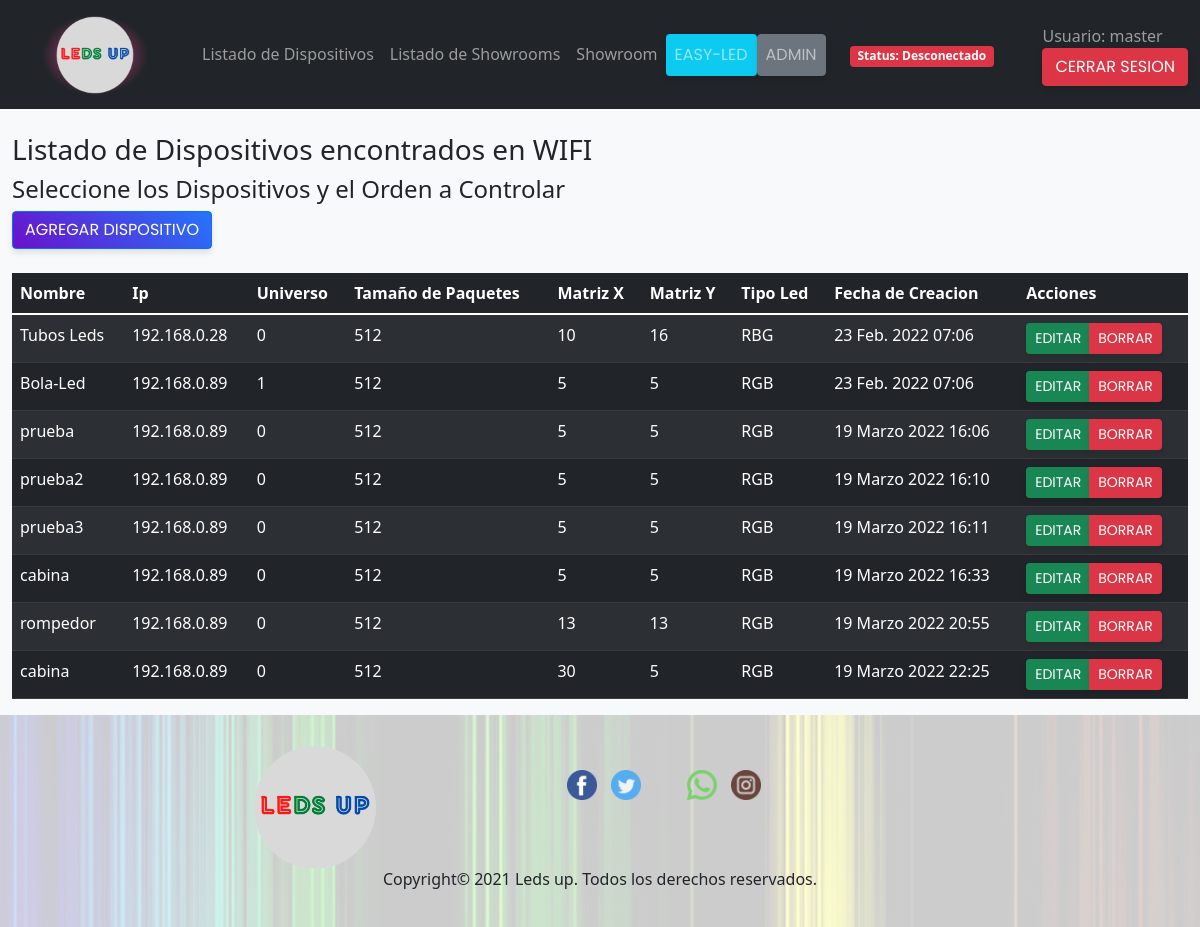
Screenshot of /ledsup/lista_dispositivos/ (signed in) with the database file from the repository.
### ledsup/models.py (models this page shows, shortened)
class Dispositivo(models.Model):
    TIPO_LED = [
        ('RGB', 'RGB'),
        ('RBG', 'RBG'),
        ('BRG', 'BRG'),
        ('BGR', 'BGR'),
        ('GRB', 'GRB'),
        ('GBR', 'GBR')
    ]
    usuario = models.ForeignKey(User, on_delete=models.CASCADE)
    nombre_dispositivo = models.CharField(max_length=100)
    numero_ip = models.CharField(max_length=15)
    universo = models.PositiveSmallIntegerField(default=0)
    tamano_paquetes = models.PositiveSmallIntegerField(default=512)
    matriz_x = models.PositiveSmallIntegerField(default=5, validators=[MinValueValidator(5), MaxValueValidator(34)])
    matriz_y = models.PositiveSmallIntegerField(default=5, validators=[MinValueValidator(5), MaxValueValidator(34)])
    fecha_creacion = models.DateTimeField('Fecha de creacion', default=timezone.now)
    patch = models.TextField(max_length=600, default='Sin patch')
    tipo_led = models.CharField(choices=TIPO_LED, max_length=5, default='RGB')

### ledsup/views.py (the view)
# urls.py: path('lista_dispositivos/', views.ListDispositivosPage.as_view(), name='lista_dispositivos'),
class ListDispositivosPage(LoginRequiredMixin, generic.ListView):
    template_name = 'ledsup/lista_dispositivos.html'
    context_object_name = 'listadoDispositivos'
    def get_queryset(self):
        return Dispositivo.objects.get_queryset().filter(
            usuario__email__exact=self.request.user.email)

### web/context_processors.py (called while the page is built)
def get_current_year_to_context(request):
    current_datetime = datetime.datetime.now()
    return {
        'current_year': current_datetime.year
    }

### ledsup/templates/ledsup/lista_dispositivos.html (shortened to what this page needs)
{% extends "ledsup/base_generic.html" %}
{% block content %}
    <div class="container-fluid bg-light">
        {% if user.is_authenticated %}
            <br>
            <h3>Listado de Dispositivos encontrados en WIFI</h3>
            <h4>Seleccione los Dispositivos y el Orden a Controlar</h4>
            <div class="justify-content-end">
                <a class="btn btn-primary" href=" {% url 'ledsup:crear_dispositivo' %}">Agregar Dispositivo </a>
            </div>
            <br>
        {% endif %}
        <div class="table-responsive">
            <table class="table table-dark table-striped">
                <thead>
                <tr>
                    <th scope="col">Nombre</th>
                    <th scope="col">Ip</th>
                    <th scope="col">Universo</th>
                    <th scope="col">Tamaño de Paquetes</th>
                    <th scope="col">Matriz X</th>
                    <th scope="col">Matriz Y</th>
                    <th scope="col">Tipo Led</th>
                    <th scope="col">Fecha de Creacion</th>
                    <th scope="col">Acciones</th>
                </tr>
                </thead>
                <tbody>
                {% for dispositivo in listadoDispositivos %}
                    <tr>
                        <td>{{ dispositivo.nombre_dispositivo }}</td>
                        <td>{{ dispositivo.numero_ip }}</td>
                        <td>{{ dispositivo.universo }}</td>
                        <td>{{ dispositivo.tamano_paquetes }}</td>
                        <td>{{ dispositivo.matriz_x }}</td>
                        <td>{{ dispositivo.matriz_y }}</td>
                        <td>{{ dispositivo.tipo_led }}</td>
                        <td>{{ dispositivo.fecha_creacion }}</td>
                        <td>
                            <div class="btn-group">
                                <a class="btn btn-success btn-sm"
                                   href="{% url 'ledsup:editar_dispositivo' dispositivo.id %}">Editar</a>
                                <a class="btn btn-danger btn-sm"
                                   href="{% url 'ledsup:eliminar_dispositivo' dispositivo.id %}">Borrar</a>
                            </div>
                        </td>
                    </tr>
                {% endfor %}
                </tbody>
            </table>
        </div>
    </div>
{% endblock %}

### ledsup/templates/ledsup/partials/header.html (shortened to what this page needs)
{% load static %}
<header class="site-header sticky-top">
    <nav class="navbar justify-content-between navbar-expand-lg navbar-dark bg-dark">
        <div class="container-fluid">
            <a class="navbar-brand" href="#">
                <img src="{% static 'ledsup/imagenes/iconos/logo.png' %}" id="imagenLogo" alt="logo"
                     class="logo d-inline-block align-text-top"/>
            </a>
            <div class="collapse navbar-collapse" id="navbarScroll">
                <ul class="navbar-nav mr-auto">
                    <li class="nav-item">
                        <a class="nav-link" href="{% url 'ledsup:lista_dispositivos' %}">
                            Listado de Dispositivos
                        </a>
                    </li>
                    <li class="nav-item">
                        <a class="nav-link" href="{% url 'ledsup:lista_showroom' %}">
                            Listado de Showrooms
                        </a>
                    </li>
                    <li class="nav-item">
                        <a class="nav-link" href="{% url 'ledsup:showroom' %}">
                            Showroom
                        </a>
                    </li>
                    <li class="nav-item">
                        <a class="nav-link bg-info btn" href="{% url 'web:index' %}">
                            Easy-Led
                        </a>
                    </li>
                    {% if user.is_authenticated and user.is_staff %}
                        <li class="nav-item">
                            <a class="nav-link btn-secondary btn" href="{% url 'admin:index' %}">
                                Admin
                            </a>
                        </li>
                    {% endif %}
                    {% if user.is_authenticated %}
                        <li class="nav-item align-self-center mx-4">
                            <span class="fw-bold">
                                <span id="estado-badge" class="badge {% if estado_conectado %}bg-success{% else %}bg-danger{% endif %}">
                                    Status: {% if estado_conectado %}Conectado{% else %}Desconectado{% endif %}
                                </span>
                            </span>
                        </li>
                    {% endif %}
                </ul>
            </div>
            <div class="top-right">
                {% if user.is_authenticated %}
                    <span class="navbar-text">
                            Usuario: {{ user.get_username }}
                        </span>
                    <br>
                    <a href="{% url 'logout' %}?next={{ request.path }}" class="btn btn-danger">Cerrar sesion</a>
                {% else %}
                    <a href="{% url 'login' %}?next={{ request.path }}" class="btn btn-primary">Iniciar sesion</a>
                {% endif %}
            </div>
        </div>
    </nav>
</header>

### ledsup/static/ledsup/css/style.css (style rules this page uses)
body { background: url('/static/ledsup/imagenes/Fondo.jpg'); background-position: center center; background-repeat: repeat; background-attachment: fixed; background-color: black; }
.logo { padding: 1px; margin: 1px 30px; height: 80px; }
.btn { font-family: 'Poppins', 'Segoe UI', Tahoma, Geneva, Verdana, sans-serif; border-width: 2px; border-radius: 12px; font-weight: 600; padding: 0.5rem 1.25rem; transition: all 0.3s ease; box-shadow: 0 4px 6px rgba(0,0,0,0.1); text-transform: uppercase; }
.btn-primary { background-image: linear-gradient(45deg, #6a11cb, #2575fc); border: none; color: white; }

### rows the page displays
Dispositivo: nombre_dispositivo "Tubos Leds", numero_ip "192.168.0.28", universo "0", tamano_paquetes "512", matriz_x "10", matriz_y "16", tipo_led "RBG", fecha_creacion "23 Feb. 2022 07:06"
Dispositivo: nombre_dispositivo "Bola-Led", numero_ip "192.168.0.89", universo "1", tamano_paquetes "512", matriz_x "5", matriz_y "5", tipo_led "RGB", fecha_creacion "23 Feb. 2022 07:06"
Dispositivo: nombre_dispositivo "prueba", numero_ip "192.168.0.89", universo "0", tamano_paquetes "512", matriz_x "5", matriz_y "5", tipo_led "RGB", fecha_creacion "19 Marzo 2022 16:06"
Dispositivo: nombre_dispositivo "prueba2", numero_ip "192.168.0.89", universo "0", tamano_paquetes "512", matriz_x "5", matriz_y "5", tipo_led "RGB", fecha_creacion "19 Marzo 2022 16:10"
Dispositivo: nombre_dispositivo "prueba3", numero_ip "192.168.0.89", universo "0", tamano_paquetes "512", matriz_x "5", matriz_y "5", tipo_led "RGB", fecha_creacion "19 Marzo 2022 16:11"
Dispositivo: nombre_dispositivo "cabina", numero_ip "192.168.0.89", universo "0", tamano_paquetes "512", matriz_x "5", matriz_y "5", tipo_led "RGB", fecha_creacion "19 Marzo 2022 16:33"
Dispositivo: nombre_dispositivo "rompedor", numero_ip "192.168.0.89", universo "0", tamano_paquetes "512", matriz_x "13", matriz_y "13", tipo_led "RGB", fecha_creacion "19 Marzo 2022 20:55"
Dispositivo: nombre_dispositivo "cabina", numero_ip "192.168.0.89", universo "0", tamano_paquetes "512", matriz_x "30", matriz_y "5", tipo_led "RGB", fecha_creacion "19 Marzo 2022 22:25"

### other values shown
{{ user.get_username }} "master"
